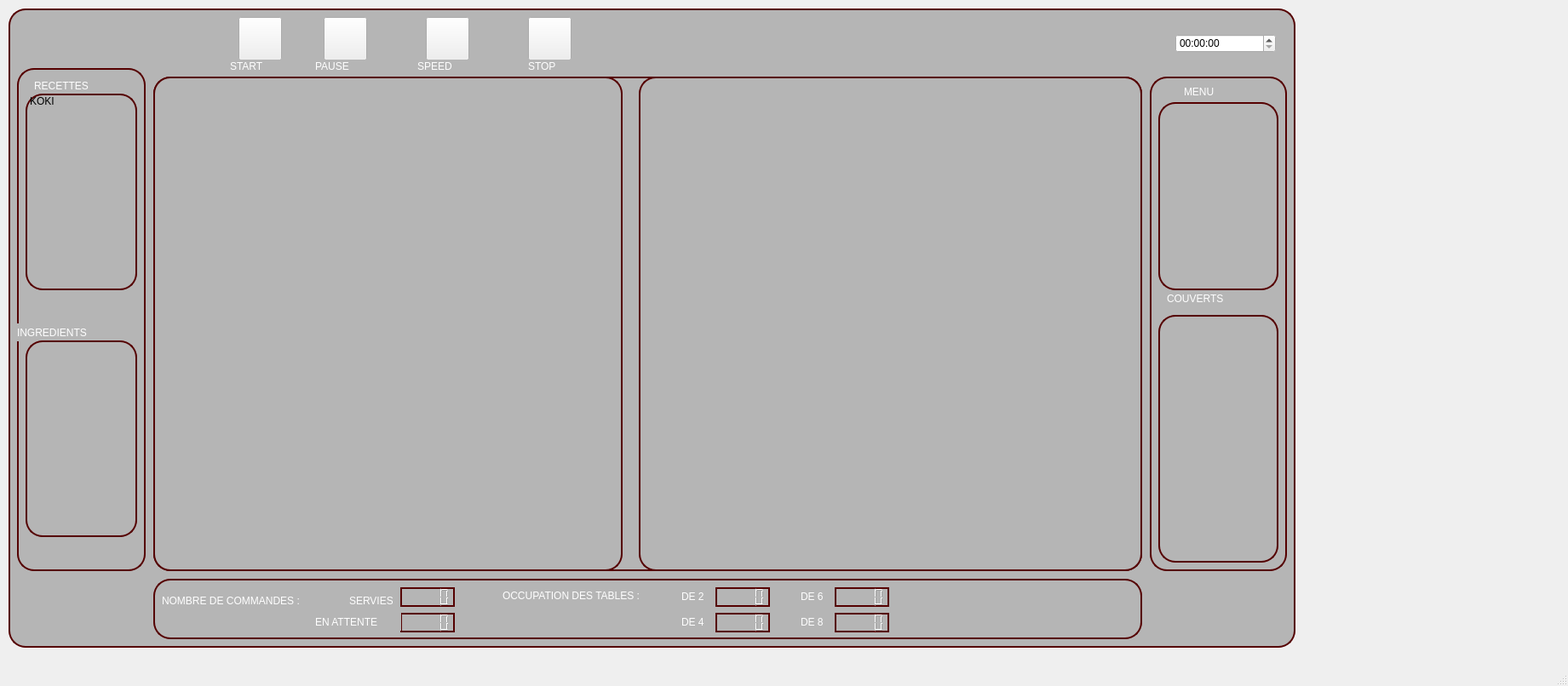
<?xml version="1.0" encoding="UTF-8"?>
<ui version="4.0">
 <class>MainWindow</class>
 <widget class="QMainWindow" name="MainWindow">
  <property name="geometry">
   <rect>
    <x>0</x>
    <y>0</y>
    <width>1841</width>
    <height>806</height>
   </rect>
  </property>
  <property name="windowTitle">
   <string>MainWindow</string>
  </property>
  <widget class="QWidget" name="centralwidget">
   <widget class="QFrame" name="Projet">
    <property name="geometry">
     <rect>
      <x>10</x>
      <y>10</y>
      <width>1511</width>
      <height>751</height>
     </rect>
    </property>
    <property name="styleSheet">
     <string notr="true">QFrame  {  
	
	
	background-color: rgb(181, 181, 181);
border :2px solid  rgb(85, 0, 0) ;
border-radius : 20px;
}
QLabel{
border :0px;
}
</string>
    </property>
    <property name="frameShape">
     <enum>QFrame::Shape::StyledPanel</enum>
    </property>
    <property name="frameShadow">
     <enum>QFrame::Shadow::Raised</enum>
    </property>
    <widget class="QFrame" name="Suivi_cuisine">
     <property name="geometry">
      <rect>
       <x>10</x>
       <y>70</y>
       <width>151</width>
       <height>591</height>
      </rect>
     </property>
     <property name="styleSheet">
      <string notr="true">background-image: url(:/newPrefix/build/Desktop_Qt_6_8_1_MinGW_64_bit-Debug/Assets/recette.jpg);</string>
     </property>
     <property name="frameShape">
      <enum>QFrame::Shape::StyledPanel</enum>
     </property>
     <property name="frameShadow">
      <enum>QFrame::Shadow::Raised</enum>
     </property>
     <widget class="QLabel" name="label_9">
      <property name="geometry">
       <rect>
        <x>0</x>
        <y>300</y>
        <width>141</width>
        <height>21</height>
       </rect>
      </property>
      <property name="styleSheet">
       <string notr="true">color: rgb(255, 255, 255);
font: 14pt &quot;Segoe Script&quot;;</string>
      </property>
      <property name="text">
       <string>INGREDIENTS</string>
      </property>
     </widget>
     <widget class="QLabel" name="label_10">
      <property name="geometry">
       <rect>
        <x>20</x>
        <y>10</y>
        <width>121</width>
        <height>21</height>
       </rect>
      </property>
      <property name="styleSheet">
       <string notr="true">color: rgb(255, 255, 255);
font: 14pt &quot;Segoe Script&quot;;</string>
      </property>
      <property name="text">
       <string>RECETTES</string>
      </property>
     </widget>
     <widget class="QListWidget" name="listWidget_2">
      <property name="geometry">
       <rect>
        <x>10</x>
        <y>30</y>
        <width>131</width>
        <height>231</height>
       </rect>
      </property>
      <item>
       <property name="text">
        <string>KOKI</string>
       </property>
      </item>
     </widget>
     <widget class="QListWidget" name="listWidget_3">
      <property name="geometry">
       <rect>
        <x>10</x>
        <y>320</y>
        <width>131</width>
        <height>231</height>
       </rect>
      </property>
     </widget>
    </widget>
    <widget class="QFrame" name="Suivi_global">
     <property name="geometry">
      <rect>
       <x>170</x>
       <y>670</y>
       <width>1161</width>
       <height>71</height>
      </rect>
     </property>
     <property name="frameShape">
      <enum>QFrame::Shape::StyledPanel</enum>
     </property>
     <property name="frameShadow">
      <enum>QFrame::Shadow::Raised</enum>
     </property>
     <widget class="QLabel" name="label_15">
      <property name="geometry">
       <rect>
        <x>10</x>
        <y>10</y>
        <width>211</width>
        <height>31</height>
       </rect>
      </property>
      <property name="styleSheet">
       <string notr="true">color: rgb(255, 255, 255);
font: 10pt &quot;Segoe Script&quot;;</string>
      </property>
      <property name="text">
       <string>NOMBRE DE COMMANDES :</string>
      </property>
     </widget>
     <widget class="QLabel" name="label_16">
      <property name="geometry">
       <rect>
        <x>410</x>
        <y>10</y>
        <width>201</width>
        <height>20</height>
       </rect>
      </property>
      <property name="styleSheet">
       <string notr="true">color: rgb(255, 255, 255);
font: 10pt &quot;Segoe Script&quot;;</string>
      </property>
      <property name="text">
       <string>OCCUPATION DES TABLES :</string>
      </property>
     </widget>
     <widget class="QLCDNumber" name="lcdNumber">
      <property name="geometry">
       <rect>
        <x>290</x>
        <y>10</y>
        <width>64</width>
        <height>23</height>
       </rect>
      </property>
     </widget>
     <widget class="QLCDNumber" name="lcdNumber_2">
      <property name="geometry">
       <rect>
        <x>290</x>
        <y>40</y>
        <width>64</width>
        <height>23</height>
       </rect>
      </property>
     </widget>
     <widget class="QLabel" name="label_17">
      <property name="geometry">
       <rect>
        <x>190</x>
        <y>40</y>
        <width>101</width>
        <height>21</height>
       </rect>
      </property>
      <property name="styleSheet">
       <string notr="true">color: rgb(255, 255, 255);
font: 10pt &quot;Segoe Script&quot;;</string>
      </property>
      <property name="text">
       <string>EN ATTENTE</string>
      </property>
     </widget>
     <widget class="QLabel" name="label_18">
      <property name="geometry">
       <rect>
        <x>230</x>
        <y>10</y>
        <width>51</width>
        <height>31</height>
       </rect>
      </property>
      <property name="styleSheet">
       <string notr="true">color: rgb(255, 255, 255);
font: 10pt &quot;Segoe Script&quot;;</string>
      </property>
      <property name="text">
       <string>SERVIES</string>
      </property>
     </widget>
     <widget class="QLabel" name="label_19">
      <property name="geometry">
       <rect>
        <x>620</x>
        <y>10</y>
        <width>51</width>
        <height>21</height>
       </rect>
      </property>
      <property name="styleSheet">
       <string notr="true">color: rgb(255, 255, 255);
font: 10pt &quot;Segoe Script&quot;;</string>
      </property>
      <property name="text">
       <string>DE 2</string>
      </property>
     </widget>
     <widget class="QLabel" name="label_20">
      <property name="geometry">
       <rect>
        <x>760</x>
        <y>40</y>
        <width>51</width>
        <height>21</height>
       </rect>
      </property>
      <property name="styleSheet">
       <string notr="true">color: rgb(255, 255, 255);
font: 10pt &quot;Segoe Script&quot;;</string>
      </property>
      <property name="text">
       <string>DE 8</string>
      </property>
     </widget>
     <widget class="QLabel" name="label_21">
      <property name="geometry">
       <rect>
        <x>760</x>
        <y>10</y>
        <width>51</width>
        <height>21</height>
       </rect>
      </property>
      <property name="styleSheet">
       <string notr="true">color: rgb(255, 255, 255);
font: 10pt &quot;Segoe Script&quot;;</string>
      </property>
      <property name="text">
       <string>DE 6</string>
      </property>
     </widget>
     <widget class="QLabel" name="label_22">
      <property name="geometry">
       <rect>
        <x>620</x>
        <y>40</y>
        <width>51</width>
        <height>21</height>
       </rect>
      </property>
      <property name="styleSheet">
       <string notr="true">color: rgb(255, 255, 255);
font: 10pt &quot;Segoe Script&quot;;</string>
      </property>
      <property name="text">
       <string>DE 4</string>
      </property>
     </widget>
     <widget class="QLCDNumber" name="lcdNumber_3">
      <property name="geometry">
       <rect>
        <x>660</x>
        <y>10</y>
        <width>64</width>
        <height>23</height>
       </rect>
      </property>
     </widget>
     <widget class="QLCDNumber" name="lcdNumber_4">
      <property name="geometry">
       <rect>
        <x>660</x>
        <y>40</y>
        <width>64</width>
        <height>23</height>
       </rect>
      </property>
     </widget>
     <widget class="QLCDNumber" name="lcdNumber_5">
      <property name="geometry">
       <rect>
        <x>800</x>
        <y>10</y>
        <width>64</width>
        <height>23</height>
       </rect>
      </property>
     </widget>
     <widget class="QLCDNumber" name="lcdNumber_6">
      <property name="geometry">
       <rect>
        <x>800</x>
        <y>40</y>
        <width>64</width>
        <height>23</height>
       </rect>
      </property>
     </widget>
    </widget>
    <widget class="QFrame" name="Suivi_restaurant">
     <property name="geometry">
      <rect>
       <x>1340</x>
       <y>80</y>
       <width>161</width>
       <height>581</height>
      </rect>
     </property>
     <property name="styleSheet">
      <string notr="true">background-image: url(:/newPrefix/build/Desktop_Qt_6_8_1_MinGW_64_bit-Debug/Assets/menu.jpg);</string>
     </property>
     <property name="frameShape">
      <enum>QFrame::Shape::StyledPanel</enum>
     </property>
     <property name="frameShadow">
      <enum>QFrame::Shadow::Raised</enum>
     </property>
     <widget class="QLabel" name="label_7">
      <property name="geometry">
       <rect>
        <x>40</x>
        <y>10</y>
        <width>71</width>
        <height>16</height>
       </rect>
      </property>
      <property name="styleSheet">
       <string notr="true">color: rgb(255, 255, 255);
font: 14pt &quot;Segoe Script&quot;;</string>
      </property>
      <property name="text">
       <string>MENU</string>
      </property>
     </widget>
     <widget class="QLabel" name="label_8">
      <property name="geometry">
       <rect>
        <x>20</x>
        <y>250</y>
        <width>121</width>
        <height>21</height>
       </rect>
      </property>
      <property name="styleSheet">
       <string notr="true">color: rgb(255, 255, 255);
font: 14pt &quot;Segoe Script&quot;;</string>
      </property>
      <property name="text">
       <string>COUVERTS</string>
      </property>
     </widget>
     <widget class="QListWidget" name="listWidget_4">
      <property name="geometry">
       <rect>
        <x>10</x>
        <y>30</y>
        <width>141</width>
        <height>221</height>
       </rect>
      </property>
     </widget>
     <widget class="QListWidget" name="listWidget_5">
      <property name="geometry">
       <rect>
        <x>10</x>
        <y>280</y>
        <width>141</width>
        <height>291</height>
       </rect>
      </property>
     </widget>
    </widget>
    <widget class="QWidget" name="widget" native="true">
     <property name="geometry">
      <rect>
       <x>180</x>
       <y>230</y>
       <width>120</width>
       <height>80</height>
      </rect>
     </property>
    </widget>
    <widget class="QFrame" name="Restaurant">
     <property name="geometry">
      <rect>
       <x>170</x>
       <y>80</y>
       <width>1161</width>
       <height>581</height>
      </rect>
     </property>
     <property name="frameShape">
      <enum>QFrame::Shape::StyledPanel</enum>
     </property>
     <property name="frameShadow">
      <enum>QFrame::Shadow::Raised</enum>
     </property>
     <widget class="QFrame" name="Salle_de_restauration">
      <property name="geometry">
       <rect>
        <x>570</x>
        <y>0</y>
        <width>591</width>
        <height>581</height>
       </rect>
      </property>
      <property name="styleSheet">
       <string notr="true">background-image: url(:/newPrefix/build/Desktop_Qt_6_8_1_MinGW_64_bit-Debug/Assets/sol_cuisine.jpg);</string>
      </property>
      <property name="frameShape">
       <enum>QFrame::Shape::StyledPanel</enum>
      </property>
      <property name="frameShadow">
       <enum>QFrame::Shadow::Raised</enum>
      </property>
     </widget>
     <widget class="QFrame" name="Cuisine">
      <property name="geometry">
       <rect>
        <x>0</x>
        <y>0</y>
        <width>551</width>
        <height>581</height>
       </rect>
      </property>
      <property name="styleSheet">
       <string notr="true">background-image: url(:/newPrefix/build/Desktop_Qt_6_8_1_MinGW_64_bit-Debug/Assets/sol_cuisine.jpg);</string>
      </property>
      <property name="frameShape">
       <enum>QFrame::Shape::StyledPanel</enum>
      </property>
      <property name="frameShadow">
       <enum>QFrame::Shadow::Raised</enum>
      </property>
     </widget>
    </widget>
    <widget class="QPushButton" name="pushButton">
     <property name="geometry">
      <rect>
       <x>370</x>
       <y>10</y>
       <width>51</width>
       <height>51</height>
      </rect>
     </property>
     <property name="styleSheet">
      <string notr="true">background-image: url(:/newPrefix/build/Desktop_Qt_6_8_1_MinGW_64_bit-Debug/Assets/music_pause_stop_control_icon_229126.png);</string>
     </property>
     <property name="text">
      <string/>
     </property>
    </widget>
    <widget class="QPushButton" name="pushButton_2">
     <property name="geometry">
      <rect>
       <x>490</x>
       <y>10</y>
       <width>51</width>
       <height>51</height>
      </rect>
     </property>
     <property name="styleSheet">
      <string notr="true">background-image: url(:/newPrefix/build/Desktop_Qt_6_8_1_MinGW_64_bit-Debug/Assets/arrow_forward_right_fast_icon_229133.png);</string>
     </property>
     <property name="text">
      <string/>
     </property>
    </widget>
    <widget class="QPushButton" name="pushButton_3">
     <property name="geometry">
      <rect>
       <x>270</x>
       <y>10</y>
       <width>51</width>
       <height>51</height>
      </rect>
     </property>
     <property name="styleSheet">
      <string notr="true">background-image: url(:/newPrefix/build/Desktop_Qt_6_8_1_MinGW_64_bit-Debug/Assets/video_music_player_play_icon_229094.png);</string>
     </property>
     <property name="text">
      <string/>
     </property>
    </widget>
    <widget class="QPushButton" name="pushButton_4">
     <property name="geometry">
      <rect>
       <x>610</x>
       <y>10</y>
       <width>51</width>
       <height>51</height>
      </rect>
     </property>
     <property name="styleSheet">
      <string notr="true">background-image: url(:/newPrefix/build/Desktop_Qt_6_8_1_MinGW_64_bit-Debug/Assets/control-stop_icon-icons.com_66496.png);</string>
     </property>
     <property name="text">
      <string/>
     </property>
    </widget>
    <widget class="QLabel" name="label_11">
     <property name="geometry">
      <rect>
       <x>260</x>
       <y>60</y>
       <width>71</width>
       <height>16</height>
      </rect>
     </property>
     <property name="styleSheet">
      <string notr="true">color: rgb(255, 255, 255);
font: 14pt &quot;Segoe Script&quot;;</string>
     </property>
     <property name="text">
      <string>START</string>
     </property>
    </widget>
    <widget class="QLabel" name="label_12">
     <property name="geometry">
      <rect>
       <x>360</x>
       <y>60</y>
       <width>71</width>
       <height>16</height>
      </rect>
     </property>
     <property name="styleSheet">
      <string notr="true">color: rgb(255, 255, 255);
font: 14pt &quot;Segoe Script&quot;;</string>
     </property>
     <property name="text">
      <string>PAUSE</string>
     </property>
    </widget>
    <widget class="QLabel" name="label_13">
     <property name="geometry">
      <rect>
       <x>480</x>
       <y>60</y>
       <width>71</width>
       <height>16</height>
      </rect>
     </property>
     <property name="styleSheet">
      <string notr="true">color: rgb(255, 255, 255);
font: 14pt &quot;Segoe Script&quot;;</string>
     </property>
     <property name="text">
      <string>SPEED</string>
     </property>
    </widget>
    <widget class="QLabel" name="label_14">
     <property name="geometry">
      <rect>
       <x>610</x>
       <y>60</y>
       <width>71</width>
       <height>16</height>
      </rect>
     </property>
     <property name="styleSheet">
      <string notr="true">color: rgb(255, 255, 255);
font: 14pt &quot;Segoe Script&quot;;</string>
     </property>
     <property name="text">
      <string>STOP</string>
     </property>
    </widget>
    <widget class="QTimeEdit" name="Timer">
     <property name="geometry">
      <rect>
       <x>1370</x>
       <y>30</y>
       <width>118</width>
       <height>22</height>
      </rect>
     </property>
     <property name="styleSheet">
      <string notr="true"/>
     </property>
    </widget>
   </widget>
  </widget>
  <widget class="QMenuBar" name="menubar">
   <property name="geometry">
    <rect>
     <x>0</x>
     <y>0</y>
     <width>1841</width>
     <height>33</height>
    </rect>
   </property>
  </widget>
  <widget class="QStatusBar" name="statusbar"/>
 </widget>
 <resources>
  <include location="asset.qrc"/>
 </resources>
 <connections/>
</ui>
